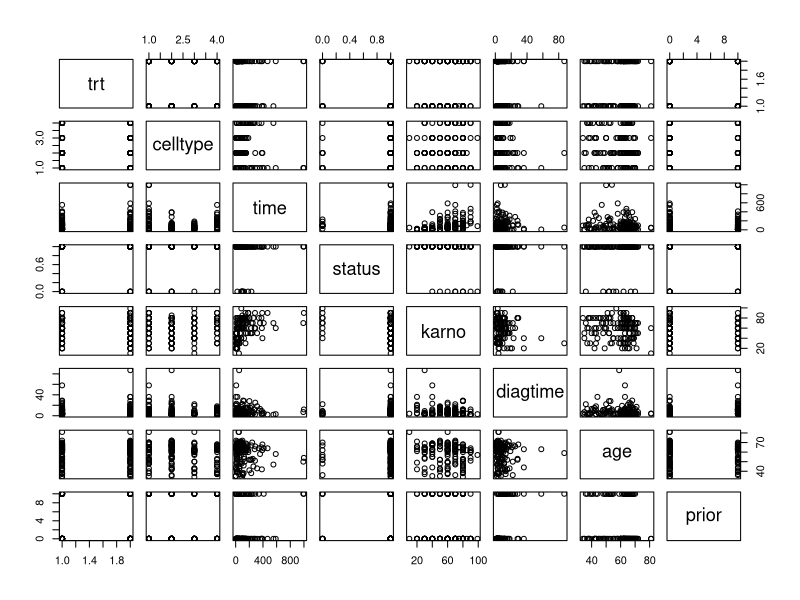
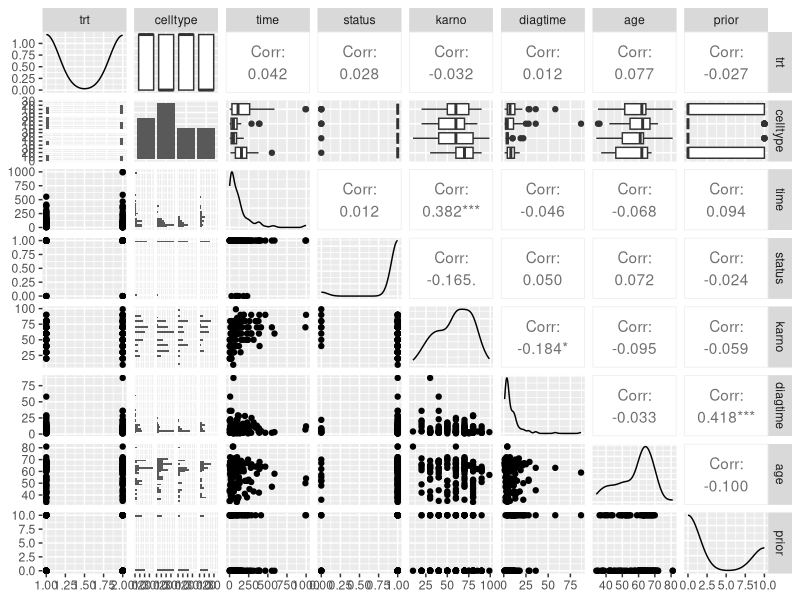

Source code (R) for these figures, in order:
#' Loading R libraries
library(ggplot2)
library(dplyr)
library(GGally)
#' Create data set
dat0 <- survival::veteran;
#' base R scatterplot matrix
plot(dat0)
#' show first 10 lines of dat0
head(dat0)
#' gg plot scatterplot matrix
ggpairs(dat0)
#' how to assign value to object and variable
foo <- 3
